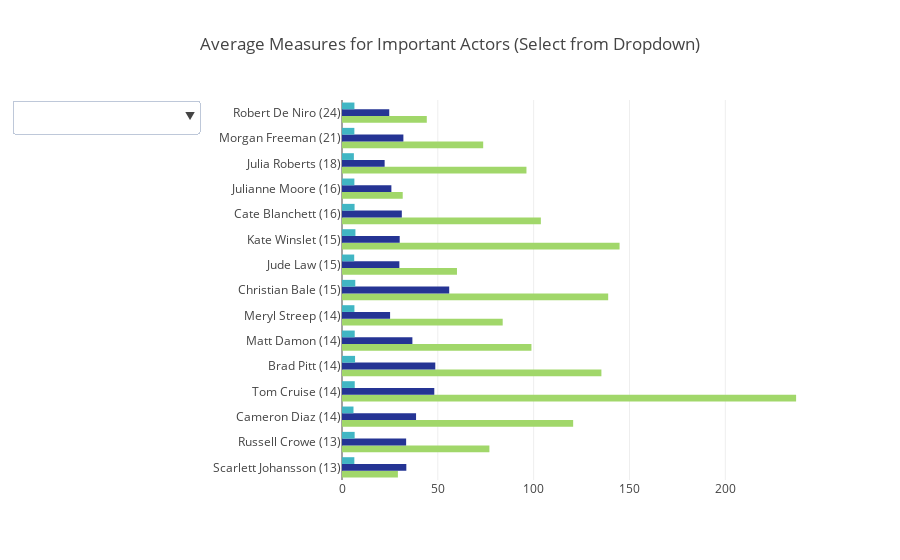

This figure's notebook cell:
### Markdown cell above
- Tom Cruise出演14部电影，平均每部电影获得了236.94million的收益额，位居榜首。与第二名Kate Winslet，第三名Christian Bale将近100million的差距。

- 这三位的人气（Popularity）也都很不错，Christian Bale和Tom Cruise分别位列人气榜第一和第二。

- 这些演员出演的电影大都表现优秀，平均评分都在6.5分左右。

- 总体来说，人气越高，出演的电影收益往往越高，电影的评分也不会差，毕竟当红炸子鸡们的有着属于自己的忠实粉丝们。

### Code cell
trace1 = go.Bar(    y=top15["Actor1"],
                        orientation = 'h',
                        x=top15["Avg. Profit"]/1000000,
                        name='Profit',
                        marker=dict(
                    color='rgb(161,215,106)'
                ))
                        

trace2 = go.Bar(y=top15["Actor1"],
                   orientation = 'h',
                    x=top15["Avg. Popularity"],
                    marker=dict(
                        color='rgb(37,52,148)'
                        #color='rgb(65,182,196)'
                    ),
                    name='Popularity')
                

trace3 = go.Bar(y=top15["Actor1"],
                   orientation = 'h',
                    x=top15["Avg. Vote"],
                    name='Vote',
                    marker=dict(
                        #color='rgb(37,52,148)'
                        color='rgb(65,182,196)'
                    )
               )


data8 = [trace1, trace2, trace3]

#set menus
updatemenus = list([
    dict(active=-1,
         x=-0.3,
         buttons=list([  
             
            dict(
                label = 'Average Profit (in Millions)',
                 method = 'update',
                 args = [{'visible': [True, False, False]}, 
                     {'title': 'Average Profit'}]),
             
             dict(
                  label = 'Average Popularity',
                 method = 'update',
                 args = [{'visible': [False, True, False]},
                     {'title': 'Average Popularity'}]),

            dict(
                 label = 'Average Vote',
                 method = 'update',
                 args = [{'visible': [False, False, True]},
                     {'title': 'Average Vote'}])
        ]),
    )
])

layout8 = dict(title='Average Measures for Important Actors (Select from Dropdown)', showlegend=False,
              updatemenus=updatemenus)

fig = dict(data=data8, layout=layout8)

iplot(fig)

### Figure 1 — Plotly figure (JSON) as saved in the notebook; plotly's stock layout.template omitted (floating-point values rounded to 4 significant figures)
{"data": [{"marker": {"color": "rgb(161,215,106)"}, "name": "Profit", "orientation": "h", "type": "bar", "uid": "295b77f4-24a3-4e85-877d-3599c2338e39", "x": [29.17, 76.91, 120.6, 236.9, 135.3, 98.84, 83.85, 138.9, 59.99, 144.8, 103.8, 31.68, 96.25, 73.67, 44.24], "y": ["Scarlett Johansson (13)", "Russell Crowe (13)", "Cameron Diaz (14)", "Tom Cruise (14)", "Brad Pitt (14)", "Matt Damon (14)", "Meryl Streep (14)", "Christian Bale (15)", "Jude Law (15)", "Kate Winslet (15)", "Cate Blanchett (16)", "Julianne Moore (16)", "Julia Roberts (18)", "Morgan Freeman (21)", "Robert De Niro (24)"]}, {"marker": {"color": "rgb(37,52,148)"}, "name": "Popularity", "orientation": "h", "type": "bar", "uid": "65b1739b-bf08-47af-892d-5d7fafb378ee", "x": [33.56, 33.47, 38.64, 48.16, 48.67, 36.73, 25.09, 55.94, 29.93, 30.1, 31.21, 25.76, 22.25, 32.03, 24.65], "y": ["Scarlett Johansson (13)", "Russell Crowe (13)", "Cameron Diaz (14)", "Tom Cruise (14)", "Brad Pitt (14)", "Matt Damon (14)", "Meryl Streep (14)", "Christian Bale (15)", "Jude Law (15)", "Kate Winslet (15)", "Cate Blanchett (16)", "Julianne Moore (16)", "Julia Roberts (18)", "Morgan Freeman (21)", "Robert De Niro (24)"]}, {"marker": {"color": "rgb(65,182,196)"}, "name": "Vote", "orientation": "h", "type": "bar", "uid": "86a5c877-4b2a-412c-b7f1-11ad670eb485", "x": [6.438, 6.6, 5.994, 6.646, 6.814, 6.636, 6.483, 6.935, 6.371, 7.007, 6.562, 6.461, 6.2, 6.448, 6.478], "y": ["Scarlett Johansson (13)", "Russell Crowe (13)", "Cameron Diaz (14)", "Tom Cruise (14)", "Brad Pitt (14)", "Matt Damon (14)", "Meryl Streep (14)", "Christian Bale (15)", "Jude Law (15)", "Kate Winslet (15)", "Cate Blanchett (16)", "Julianne Moore (16)", "Julia Roberts (18)", "Morgan Freeman (21)", "Robert De Niro (24)"]}], "layout": {"showlegend": false, "title": {"text": "Average Measures for Important Actors (Select from Dropdown)"}, "updatemenus": [{"active": -1, "buttons": [{"args": [{"visible": [true, false, false]}, {"title": "Average Profit"}], "label": "Average Profit (in Millions)", "method": "update"}, {"args": [{"visible": [false, true, false]}, {"title": "Average Popularity"}], "label": "Average Popularity", "method": "update"}, {"args": [{"visible": [false, false, true]}, {"title": "Average Vote"}], "label": "Average Vote", "method": "update"}], "x": -0.3}]}}
